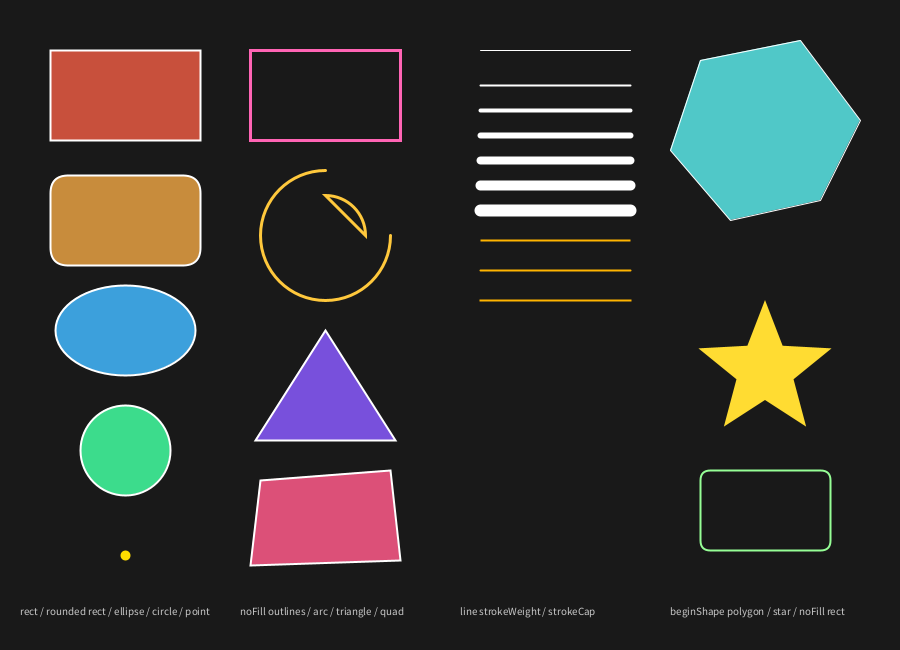
Frame 1 (no input)
Frame 2 (the mouse pressed at the canvas centre, redrawn once): identical to frame 1, image omitted

The Processing sketch that drew this single still picture (run headless with seeded random() and noise(); the mouse was pressed at the canvas centre and the sketch redrawn once):

// Processing sketch: 01_BasicShapes
// ── 01_BasicShapes.pde
// =============================================================
// 01_BasicShapes — Processing Reference
// =============================================================
// Covers:
//   rect, ellipse, circle, line, arc, triangle, quad
//   beginShape / vertex / endShape (custom polygon)
//   point
//   stroke, fill, noStroke, noFill
//   strokeWeight, strokeCap, strokeJoin
// =============================================================

void setup() {
  size(900, 650);
  noLoop(); // draw once — shapes don't change
}

void draw() {
  background(25);

  // ── Column 1: filled primitives ──────────────────────────
  // Rectangle  rect(x, y, width, height)
  fill(200, 80, 60);
  stroke(255);
  strokeWeight(2);
  rect(50, 50, 150, 90);

  // Rounded rectangle — 5th arg is corner radius
  fill(200, 140, 60);
  rect(50, 175, 150, 90, 18);

  // Ellipse  ellipse(x, y, w, h)  — x/y is CENTER by default
  fill(60, 160, 220);
  ellipse(125, 330, 140, 90);

  // Circle  circle(x, y, diameter)
  fill(60, 220, 140);
  circle(125, 450, 90);

  // Point (appears as a dot sized by strokeWeight)
  stroke(255, 220, 0);
  strokeWeight(10);
  point(125, 555);
  strokeWeight(2);

  // ── Column 2: stroke-only / outline styles ────────────────
  noFill();
  stroke(255, 100, 180);
  strokeWeight(3);
  rect(250, 50, 150, 90);

  // Arc  arc(x, y, w, h, startAngle, stopAngle)
  // Angles in radians — use HALF_PI, PI, TWO_PI constants
  stroke(255, 200, 60);
  strokeWeight(3);
  arc(325, 235, 130, 130, 0, PI + HALF_PI);  // ¾ circle
  arc(325, 235, 80, 80, PI + HALF_PI, TWO_PI, CHORD); // chord arc

  // Triangle  triangle(x1,y1, x2,y2, x3,y3)
  fill(120, 80, 220);
  stroke(255);
  strokeWeight(2);
  triangle(325, 330, 255, 440, 395, 440);

  // Quad (4-point polygon)
  fill(220, 80, 120);
  quad(260, 480, 390, 470, 400, 560, 250, 565);

  // ── Column 3: lines & caps ───────────────────────────────
  // Line  line(x1, y1, x2, y2)
  stroke(255);
  strokeWeight(1);
  line(480, 50, 630, 50);

  // strokeWeight variety
  for (int i = 1; i <= 6; i++) {
    strokeWeight(i * 2);
    line(480, 60 + i * 25, 630, 60 + i * 25);
  }
  strokeWeight(2);

  // strokeCap: ROUND (default), SQUARE, PROJECT
  stroke(255, 180, 0);
  strokeCap(SQUARE);
  line(480, 240, 630, 240);
  strokeCap(ROUND);
  line(480, 270, 630, 270);
  strokeCap(PROJECT);
  line(480, 300, 630, 300);
  strokeCap(ROUND); // reset

  // ── Column 4: custom polygon with beginShape ──────────────
  fill(80, 200, 200);
  stroke(255);
  strokeWeight(1);
  beginShape();
    vertex(700, 60);
    vertex(800, 40);
    vertex(860, 120);
    vertex(820, 200);
    vertex(730, 220);
    vertex(670, 150);
  endShape(CLOSE); // CLOSE draws the final edge back to start

  // Star using beginShape with two-radius trick
  fill(255, 220, 50);
  noStroke();
  beginShape();
  float cx = 765, cy = 370;
  float outerR = 70, innerR = 30;
  for (int i = 0; i < 10; i++) {
    float angle = TWO_PI / 10 * i - HALF_PI;
    float r = (i % 2 == 0) ? outerR : innerR;
    vertex(cx + cos(angle) * r, cy + sin(angle) * r);
  }
  endShape(CLOSE);

  // noFill / noStroke demo
  stroke(150, 255, 150);
  strokeWeight(2);
  noFill();
  rect(700, 470, 130, 80, 10);

  // ── Labels ───────────────────────────────────────────────
  fill(200);
  noStroke();
  textSize(11);
  text("rect / rounded rect / ellipse / circle / point", 20, 615);
  text("noFill outlines / arc / triangle / quad",        240, 615);
  text("line strokeWeight / strokeCap",                  460, 615);
  text("beginShape polygon / star / noFill rect",        670, 615);
}
